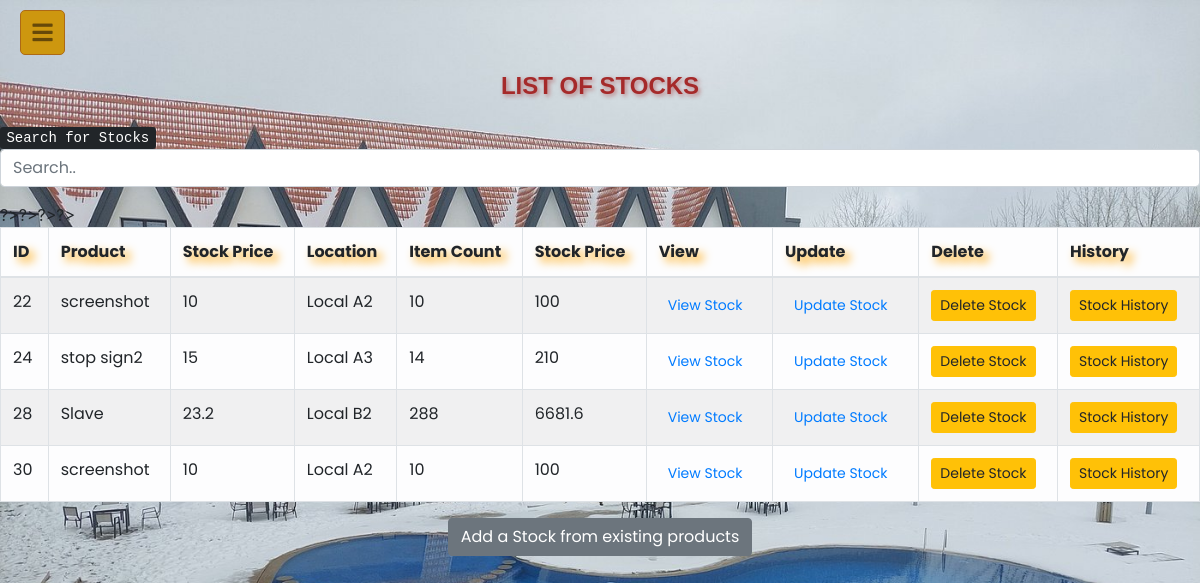
The page /StockManagement.php (signed in) on the database its author committed.
### tables this page shows
CREATE TABLE `stock` (
  `ID` int(20) NOT NULL,
  `P_id` int(20) NOT NULL,
  `Location` int(11) NOT NULL
);

CREATE TABLE `products` (
  `ID` int(11) NOT NULL,
  `img` varchar(100) NOT NULL,
  `Pname` varchar(50) NOT NULL,
  `Price` float DEFAULT NULL,
  `Ptype` varchar(50) NOT NULL DEFAULT 'Undefined Item',
  `Description` varchar(350) NOT NULL DEFAULT 'No description is given for this product. ',
  `Created_by` int(11) NOT NULL,
  `Created` datetime NOT NULL DEFAULT current_timestamp()
);

CREATE TABLE `location` (
  `ID` int(11) NOT NULL,
  `Location` varchar(250) NOT NULL,
  `Slot` int(11) NOT NULL
);

### StockManagement.php (the view, shortened to what this page needs)
<!DOCTYPE html>
<html lang="en" dir="ltr">
   <head>
      <link rel="stylesheet" href="css/style3.css">
      <link rel="stylesheet" href="css/style.css">
      <link rel="stylesheet" href="css/font-awesome-4.7.0/">
      <link rel="stylesheet" href="https://maxcdn.bootstrapcdn.com/bootstrap/4.0.0/css/bootstrap.min.css">
      <link rel="stylesheet" href="https://cdnjs.cloudflare.com/ajax/libs/font-awesome/5.15.3/css/all.min.css"/>
      <link rel="stylesheet" href="https://cdn.jsdelivr.net/npm/bootstrap-icons@1.11.3/font/bootstrap-icons.min.css">
   </head>
   <body style="background: url(LogInImage.jpg);background-repeat: no-repeat;background-size: 100%;">
      <br>
      <br>
      <br>
      <H3 style="text-align: center; margin: 0; color: brown; font-family: 'Helvetica', sans-serif; font-size: 24px; font-weight: bold; text-transform: uppercase; text-shadow: 2px 2px 4px rgba(165, 42, 42, 0.5);">List of Stocks</H3>
      <br>
      <p><kbd> Search for Stocks </kbd> <input class="form-control" id="myInput" type="text" placeholder="Search.."></p>
      <table class="table table-light table-hover table-striped table-bordered">
  <thead>
    <tr>
      <th scope="col" style="text-shadow: 5px 5px 10px orange;">ID</th>
      <th scope="col" style="text-shadow: 5px 5px 10px orange;">Product</th>
      <th scope="col" style="text-shadow: 5px 5px 10px orange;">Stock Price</th>
      <th scope="col" style="text-shadow: 5px 5px 10px orange;">Location</th>
      <th scope="col" style="text-shadow: 5px 5px 10px orange;">Item Count</th>
      <th scope="col" style="text-shadow: 5px 5px 10px orange;">Stock Price</th>
      <th scope="col" style="text-shadow: 5px 5px 10px orange;">View</th>
      <th scope="col" style="text-shadow: 5px 5px 10px orange;">Update</th>
      <th scope="col" style="text-shadow: 5px 5px 10px orange;">Delete</th>
      <th scope="col" style="text-shadow: 5px 5px 10px orange;">History</th>
    </tr>
  </thead>
  <tbody id="myTable">
    <?php
    @include 'config.php';
    $fetch_query = "SELECT * FROM stock";
    $fetch_query_run = mysqli_query($conn,$fetch_query);
    if(mysqli_num_rows($fetch_query_run) > 0){
        while($row = mysqli_fetch_array($fetch_query_run))
        {
            ?>
     <tr>
      <td class="stock_id"><?php echo $row['ID']; ?></td>
      <td>
                    <?php
                    $productID = $row['P_id'];
                    $productQuery = "SELECT Pname FROM products WHERE ID = '$productID'";
                    $productResult = mysqli_query($conn, $productQuery);
                    $productName = mysqli_fetch_array($productResult)['Pname'];
                    echo $productName;
                    ?>
      </td>
      <td>
        <?php
        $productID = $row['P_id'];
        $productQuery = "SELECT Price FROM products WHERE ID = '$productID'";
        $productResult = mysqli_query($conn, $productQuery);
        $productPrice = mysqli_fetch_array($productResult)['Price'];
        echo $productPrice;
        ?></td>
      <td><?php
        $locationID = $row['Location'];
        $locationQuery = "SELECT Location FROM location WHERE ID = '$locationID'";
        $locationResult = mysqli_query($conn, $locationQuery);
        $locationName = mysqli_fetch_array($locationResult)['Location'];
        echo $locationName;
    ?></td>
  <td><?php
     @include 'config.php';
     $productID = $row['P_id'];
     $query = "SELECT SUM(Quantity_received) AS Total_Quantity_Received FROM product_supplier WHERE P_id = '$productID'";
     $result = mysqli_query($conn, $query);
     if ($result) {
          $row = mysqli_fetch_assoc($result);
          echo $row['Total_Quantity_Received'];
      } else {
          echo "Error: " . mysqli_error($conn);
     }
    ?></td>
  <td><?php
      @include 'config.php';
      $query = "SELECT SUM(Quantity_received) AS Total_Quantity_Received FROM product_supplier WHERE P_id = '$productID'";
      $result = mysqli_query($conn, $query);
      if ($result) {
            $row = mysqli_fetch_assoc($result);
            echo $row['Total_Quantity_Received'] * $productPrice;
        } else {
            echo "Error: " . mysqli_error($conn);
      }
      ?></td>
      <td>
        <a href="#" class="btn btn-link btn-sm view_stocks_data">View Stock</a>
      </td>
      <td>
        <a href="#" class="btn btn-link btn-sm edit_stock">Update Stock</a>
      </td>
      <td>
        <a href="#" class="btn btn-warning btn-sm delete_stock">Delete Stock</a>
      </td>
      <td>
        <a href="#" class="btn btn-warning btn-sm history_stock">Stock History</a>
      </td>
             </tr>
            <?php
        }
    }else{
    }
    ?>
  </tbody>
</table>
<div style="text-align: center;">
  <button type="button" class="btn btn-secondary" data-bs-toggle="modal" data-bs-target="#AddStock">
    Add a Stock from existing products
  </button>
</div>
   </body>
<?php
if ($_SESSION['User_type'] == 'Admin') {
    include 'navbaradmin.php';
} elseif ($_SESSION['User_type'] == 'User') {
    include 'navbaruser.php';
} ?>
</html>

### css/style3.css (style rules this page uses)
* { margin: 0; padding: 0; box-sizing: border-box; font-family: 'Poppins', sans-serif; }

### css/style.css (style rules this page uses)
* { font-family: 'Poppins', sans-serif; margin:0; padding:0; box-sizing: border-box; outline: none; border:none; text-decoration: none; }
body { background-color: indianred; }

### rows shown on the page
stock: ID "22", products.Pname "screenshot", products.Price "10", location.Location "Local A2", Total_Quantity_Received "10", Total_Quantity_Received "100"
stock: ID "24", products.Pname "stop sign2", products.Price "15", location.Location "Local A3", Total_Quantity_Received "14", Total_Quantity_Received "210"
stock: ID "28", products.Pname "Slave", products.Price "23.2", location.Location "Local B2", Total_Quantity_Received "288", Total_Quantity_Received "6681.6"
stock: ID "30", products.Pname "screenshot", products.Price "10", location.Location "Local A2", Total_Quantity_Received "10", Total_Quantity_Received "100"
